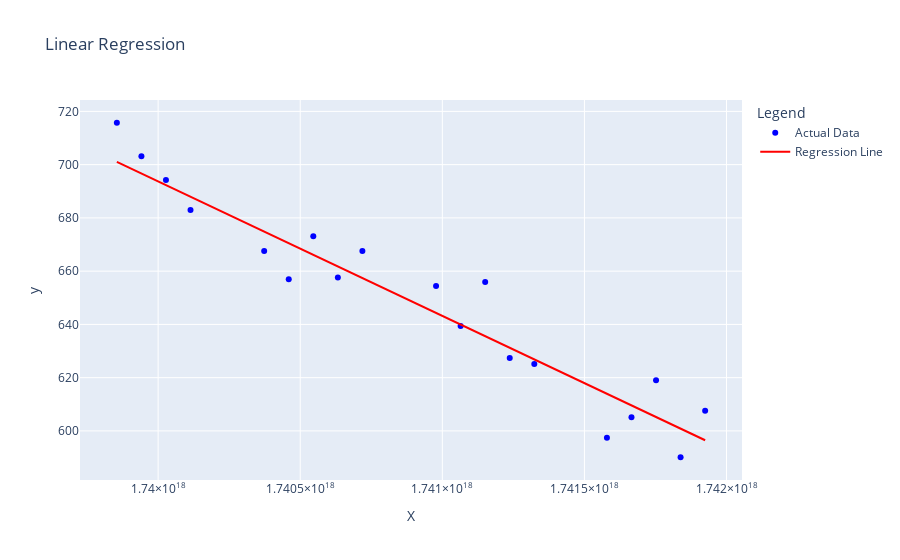

Notebook cell for this chart:
### Code cell
# write in the slope and intercept form
Y = model.coef_ * X + model.intercept_
fig = go.Figure()
fig.add_trace(go.Scatter(x=X.flatten(), y=y, mode='markers', name='Actual Data', marker=dict(color='blue')))
fig.add_trace(go.Scatter(x=X.flatten(), y=Y.flatten(), mode='lines', name='Regression Line', line=dict(color='red')))
fig.update_layout(
    title='Linear Regression',
    xaxis_title='X',
    yaxis_title='y',
    legend_title='Legend'
)
fig.show()
